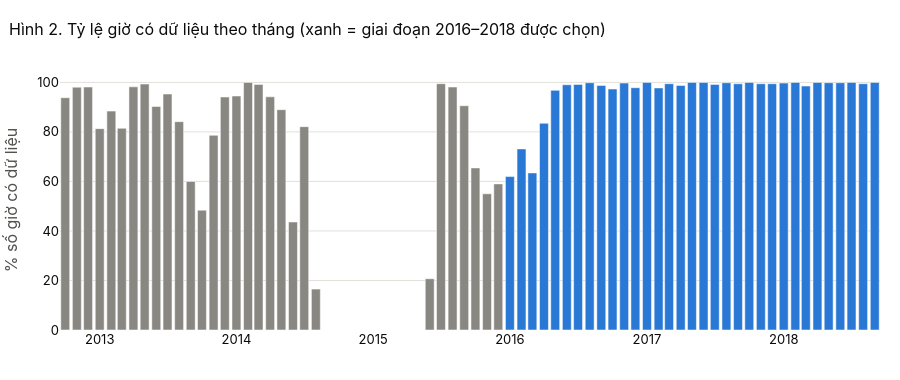

Notebook code cell kept with this figure:
### Code cell
coverage = (~is_missing).resample("MS").mean() * 100
fig = go.Figure(go.Bar(x=coverage.index, y=coverage.values,
                       marker_color=np.where(coverage.index >= "2016-01-01", BLUE, MUTED),
                       hovertemplate="%{x|%m/%Y}: %{y:.1f}% số giờ có dữ liệu<extra></extra>"))
fig.update_layout(title="Hình 2. Tỷ lệ giờ có dữ liệu theo tháng (xanh = giai đoạn 2016–2018 được chọn)",
                  yaxis_title="% số giờ có dữ liệu", yaxis_range=[0, 105], height=380, bargap=0.15)
fig.show()

coverage_by_period = pd.DataFrame({
    "Giai đoạn": ["10/2012 – 12/2015", "01/2016 – 09/2018"],
    "% giờ có dữ liệu": [100 * (~is_missing[:"2015-12-31"]).mean(), 100 * (~is_missing["2016-01-01":]).mean()],
    "Gap dài nhất (giờ)": [gap_table(is_missing[:"2015-12-31"])["hours"].max(),
                           gap_table(is_missing["2016-01-01":])["hours"].max()],
})
coverage_by_period
